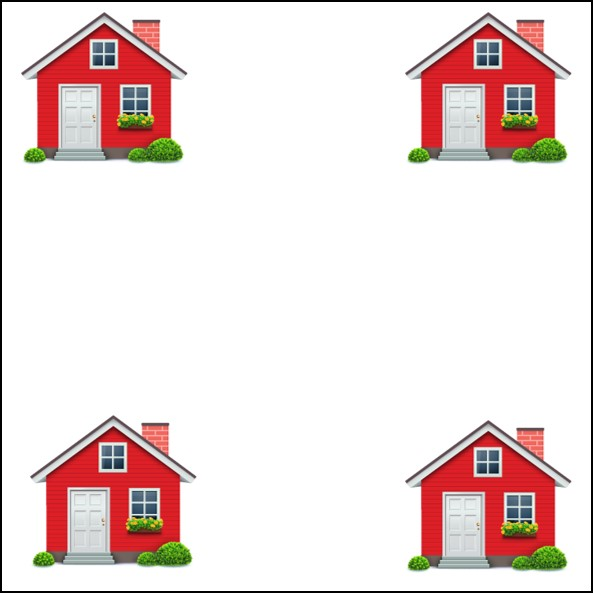
#> input picture Common_Image_Part_A/trySift/home1.jpg, 593 x 593 px
$ python trySift2.py
#> lines starting #> are read from the running program, lines starting #| are printed output that depends on the picture
import numpy as np
import cv2 as cv
from matplotlib import pyplot as plt
img1 = cv.imread('home1.jpg',0)          # queryImage
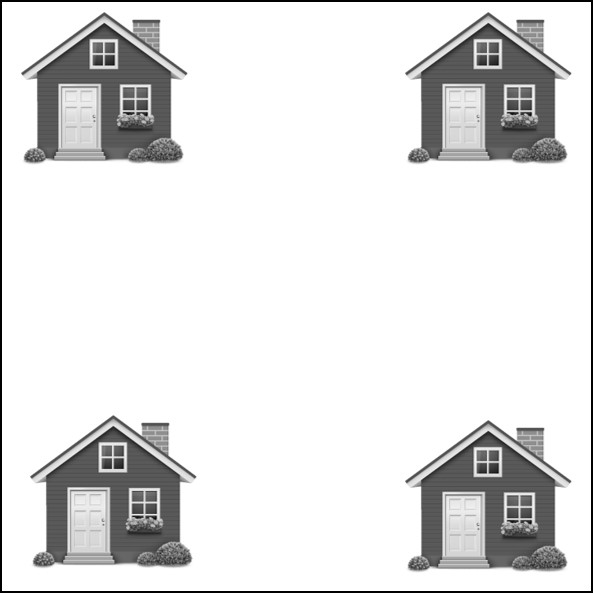
#> img1: shape (593, 593); min 0, max 255, mean 225.1
img2 = cv.imread('home2.jpg',0) # trainImage
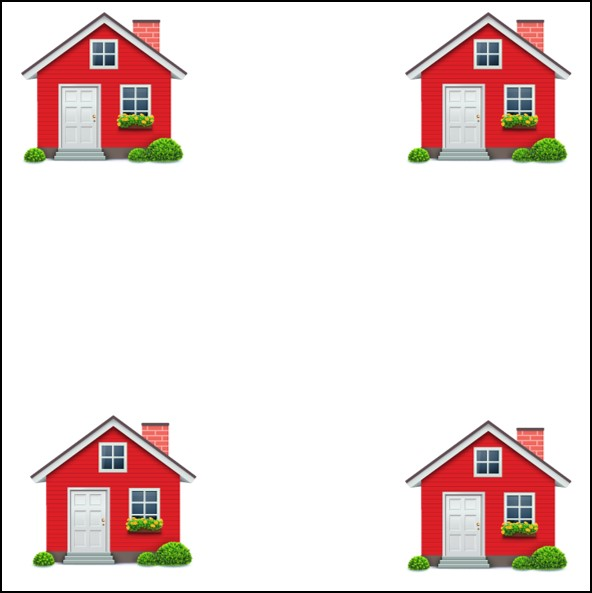
#> input picture Common_Image_Part_A/trySift/home2.jpg, 592 x 593 px
#> img2: shape (593, 592); min 0, max 255, mean 225.1
# Initiate SIFT detector
sift = cv.xfeatures2d.SIFT_create()
#sift = cv.SIFT()
# find the keypoints and descriptors with SIFT
kp1, des1 = sift.detectAndCompute(img1,None)
#> kp1 = 879 keypoints; strongest (x, y, size): (155, 518, 2.6), (530, 114, 2.6), (530, 522, 2.6), (146, 114, 2.6)
kp2, des2 = sift.detectAndCompute(img2,None)
#> kp2 = 878 keypoints; strongest (x, y, size): (155, 518, 2.6), (530, 114, 2.6), (530, 522, 2.6), (146, 114, 2.6)
# FLANN parameters
FLANN_INDEX_KDTREE = 1
index_params = dict(algorithm = FLANN_INDEX_KDTREE, trees = 5)
search_params = dict(checks=50)   # or pass empty dictionary
flann = cv.FlannBasedMatcher(index_params,search_params)
matches = flann.knnMatch(des1,des2,k=2)
#> matches = 879 matches
# Need to draw only good matches, so create a mask
matchesMask = [[0,0] for i in range(len(matches))]
#> matchesMask = 879 pairs, first value 0 to 0, second value 0 to 0
# ratio test as per Lowe's paper
for i,(m,n) in enumerate(matches):
    if m.distance < 0.7*n.distance:
        matchesMask[i]=[1,0]
#> after the loop, matchesMask = 879 pairs, first value 0 to 1, second value 0 to 0
draw_params = dict(matchColor = (0,255,0),
                   singlePointColor = (255,0,0),
                   matchesMask = matchesMask,
                   flags = 0)
#> draw_params = 4 items
img3 = cv.drawMatchesKnn(img1,kp1,img2,kp2,matches,None,**draw_params)
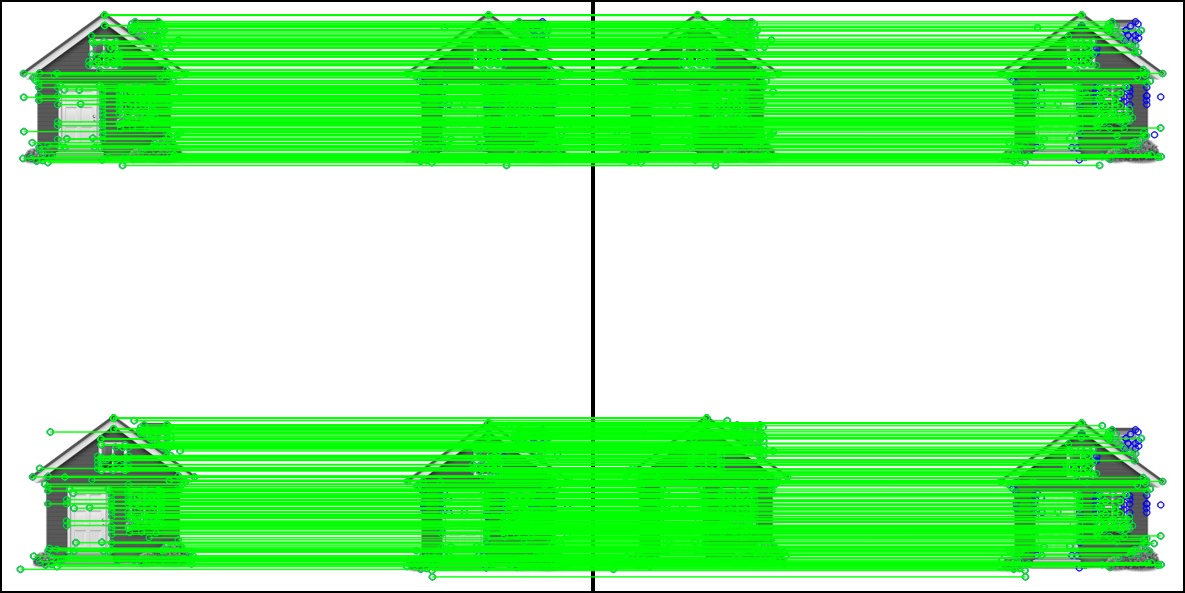
#> img3: shape (593, 1185, 3); mean of channels 0, 1, 2 153.7, 243.8, 152.4; drawn as B, G, R
plt.imshow(img3,),plt.show()
